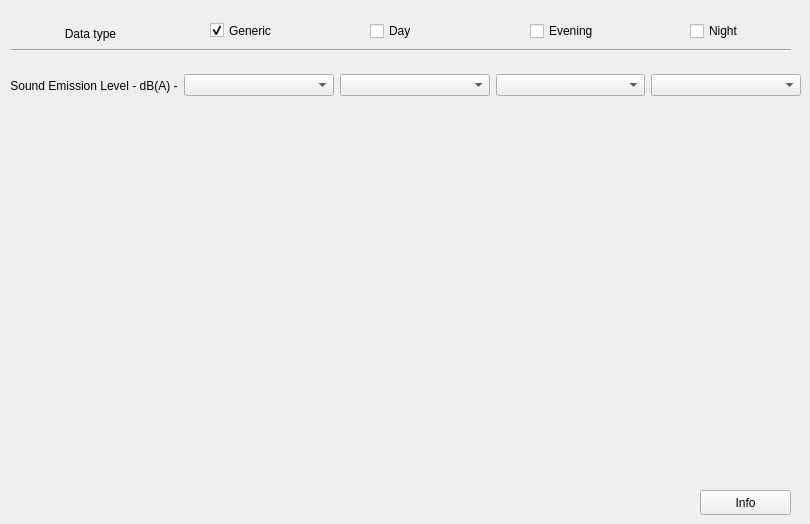
     <widget class="QWidget" name="road_power_page">
      <widget class="QWidget" name="layoutWidget">
       <property name="geometry">
        <rect>
         <x>10</x>
         <y>60</y>
         <width>791</width>
         <height>51</height>
        </rect>
       </property>
       <layout class="QHBoxLayout" name="horizontalLayout_8">
        <item>
         <widget class="QLabel" name="n_l_label_14">
          <property name="maximumSize">
           <size>
            <width>16777215</width>
            <height>27</height>
           </size>
          </property>
          <property name="text">
           <string>Sound Emission Level - dB(A) -</string>
          </property>
          <property name="alignment">
           <set>Qt::AlignCenter</set>
          </property>
         </widget>
        </item>
        <item>
         <widget class="QgsFieldComboBox" name="POWER_R_L_gen_comboBox"/>
        </item>
        <item>
         <widget class="QgsFieldComboBox" name="POWER_R_L_day_comboBox"/>
        </item>
        <item>
         <widget class="QgsFieldComboBox" name="POWER_R_L_eve_comboBox"/>
        </item>
        <item>
         <widget class="QgsFieldComboBox" name="POWER_R_L_nig_comboBox"/>
        </item>
       </layout>
      </widget>
      <widget class="QCheckBox" name="POWER_R_L_nig_checkBox">
       <property name="geometry">
        <rect>
         <x>690</x>
         <y>20</y>
         <width>81</width>
         <height>22</height>
        </rect>
       </property>
       <property name="text">
        <string>Night</string>
       </property>
       <property name="checked">
        <bool>false</bool>
       </property>
      </widget>
      <widget class="Line" name="line_10">
       <property name="windowModality">
        <enum>Qt::NonModal</enum>
       </property>
       <property name="geometry">
        <rect>
         <x>10</x>
         <y>40</y>
         <width>781</width>
         <height>20</height>
        </rect>
       </property>
       <property name="orientation">
        <enum>Qt::Horizontal</enum>
       </property>
      </widget>
      <widget class="QCheckBox" name="POWER_R_L_gen_checkBox">
       <property name="geometry">
        <rect>
         <x>210</x>
         <y>20</y>
         <width>91</width>
         <height>21</height>
        </rect>
       </property>
       <property name="text">
        <string>Generic</string>
       </property>
       <property name="checked">
        <bool>true</bool>
       </property>
      </widget>
      <widget class="QLabel" name="implementation_label_23">
       <property name="geometry">
        <rect>
         <x>40</x>
         <y>26</y>
         <width>101</width>
         <height>16</height>
        </rect>
       </property>
       <property name="sizePolicy">
        <sizepolicy hsizetype="Fixed" vsizetype="Fixed">
         <horstretch>0</horstretch>
         <verstretch>0</verstretch>
        </sizepolicy>
       </property>
       <property name="text">
        <string>Data type</string>
       </property>
       <property name="alignment">
        <set>Qt::AlignCenter</set>
       </property>
      </widget>
      <widget class="QCheckBox" name="POWER_R_L_eve_checkBox">
       <property name="geometry">
        <rect>
         <x>530</x>
         <y>20</y>
         <width>71</width>
         <height>22</height>
        </rect>
       </property>
       <property name="text">
        <string>Evening</string>
       </property>
       <property name="checked">
        <bool>false</bool>
       </property>
      </widget>
      <widget class="QCheckBox" name="POWER_R_L_day_checkBox">
       <property name="geometry">
        <rect>
         <x>370</x>
         <y>20</y>
         <width>81</width>
         <height>22</height>
        </rect>
       </property>
       <property name="text">
        <string>Day</string>
       </property>
       <property name="checked">
        <bool>false</bool>
       </property>
      </widget>
      <widget class="QPushButton" name="HelpNMPB">
       <property name="geometry">
        <rect>
         <x>700</x>
         <y>490</y>
         <width>91</width>
         <height>25</height>
        </rect>
       </property>
       <property name="minimumSize">
        <size>
         <width>25</width>
         <height>0</height>
        </size>
       </property>
       <property name="text">
        <string>Info</string>
       </property>
      </widget>
     </widget>
